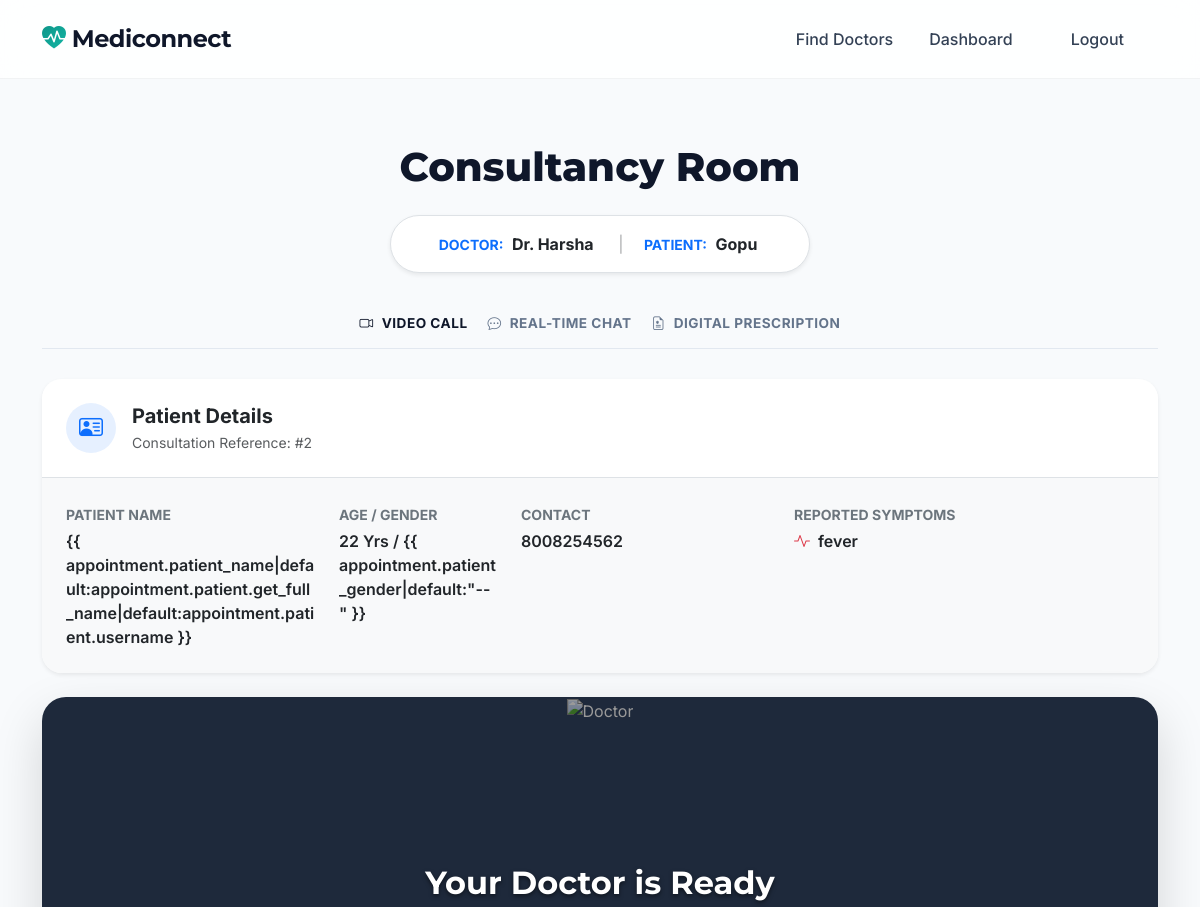
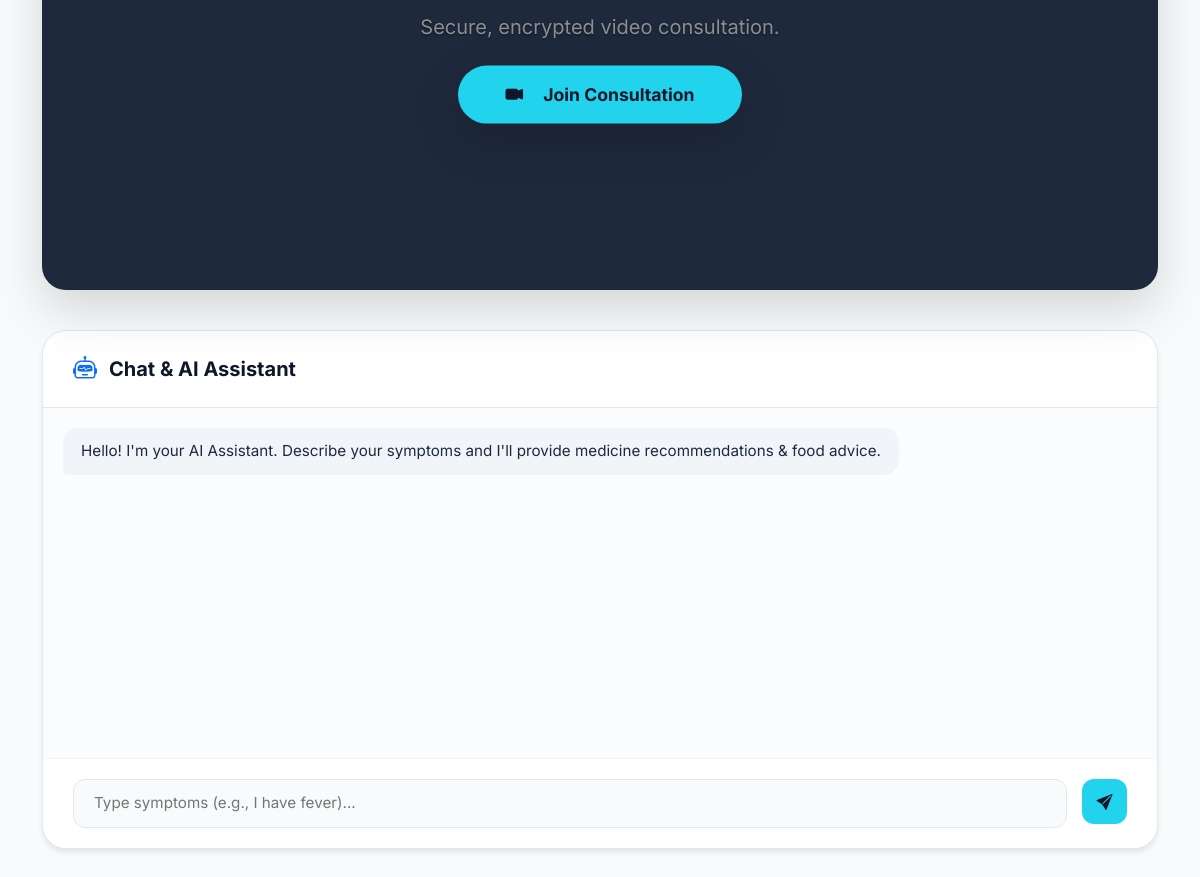
/consultation/room/2/ (signed in), run on the app's committed database (2 pictures, top to bottom).
### appointments/models.py (models this page shows, shortened)
class Appointment(models.Model):
    STATUS_CHOICES = [
        ('pending', 'Pending Approval'),
        ('scheduled', 'Scheduled'),
        ('in_progress', 'In Progress'),
        ('completed', 'Completed'),
        ('cancelled', 'Cancelled'),
    ]
    patient = models.ForeignKey(settings.AUTH_USER_MODEL, on_delete=models.CASCADE, related_name='patient_appointments')
    doctor = models.ForeignKey(DoctorProfile, on_delete=models.CASCADE, related_name='doctor_appointments')
    speciality = models.ForeignKey(Speciality, on_delete=models.CASCADE)
    patient_name = models.CharField(max_length=200, blank=True, null=True)
    patient_age = models.PositiveIntegerField(blank=True, null=True)
    patient_gender = models.CharField(max_length=10, choices=[('Male', 'Male'), ('Female', 'Female'), ('Other', 'Other')], blank=True, null=True)
    patient_phone = models.CharField(max_length=20, blank=True, null=True)
    symptoms = models.TextField(blank=True, null=True)
    date = models.DateField()
    time_slot = models.TimeField()
    status = models.CharField(max_length=20, choices=STATUS_CHOICES, default='pending')
    google_meet_link = models.URLField(blank=True, null=True)
    created_at = models.DateTimeField(auto_now_add=True)
    class Meta:
        unique_together = ('doctor', 'date', 'time_slot')

class DoctorProfile(models.Model):
    user = models.OneToOneField(settings.AUTH_USER_MODEL, on_delete=models.CASCADE, related_name='doctor_profile')
    speciality = models.ForeignKey(Speciality, on_delete=models.SET_NULL, null=True)
    bio = models.TextField()
    experience = models.PositiveIntegerField(default=0)
    consultation_fee = models.DecimalField(max_digits=10, decimal_places=2, default=499.00)
    hospital_name = models.CharField(max_length=200, blank=True, null=True)
    rating = models.DecimalField(max_digits=3, decimal_places=1, default=4.5)
    patient_stories_count = models.PositiveIntegerField(default=0)
    image_url = models.URLField(blank=True, null=True)
    profile_picture = models.ImageField(upload_to='doctors/', default='default_doctor.png')

### accounts/models.py (models this page shows, shortened)
class CustomUser(AbstractUser):
    is_doctor = models.BooleanField(default=False)
    is_patient = models.BooleanField(default=False)

### appointments/views.py (the view)
# urls.py: path('consultation/room/<int:appointment_id>/', views.consultation_room, name='consultation_room'),
@login_required
def consultation_room(request, appointment_id):
    appointment = Appointment.objects.get(id=appointment_id)
    if request.user != appointment.patient and (not hasattr(request.user, 'doctor_profile') or request.user.doctor_profile != appointment.doctor):
        return redirect('dashboard')
    return render(request, 'appointments/consultation_room.html', {'appointment': appointment})

### templates/appointments/consultation_room.html (shortened to what this page needs)
{% extends 'base.html' %}
{% block content %}
<div class="container">
    <div class="room-container">
        <div class="room-header">
            <h1>Consultancy Room</h1>
            <div class="d-inline-block bg-white shadow-sm rounded-pill px-5 py-3 mt-3 border">
                <span class="fw-bold text-primary text-uppercase small ls-1">Doctor:</span>
                <span class="fw-bold text-dark mx-1">Dr. {{ appointment.doctor.user.first_name }}</span>
                <span class="mx-3 text-muted opacity-50">|</span>
                <span class="fw-bold text-primary text-uppercase small ls-1">Patient:</span>
                <span class="fw-bold text-dark mx-1">{{ appointment.patient.first_name }}</span>
            </div>
        </div>
        <div class="nav-room">
            <a href="#" class="active"><i class="bi bi-camera-video"></i> Video Call</a>
            <a href="#"><i class="bi bi-chat-dots"></i> Real-Time Chat</a>
            <a href="#"><i class="bi bi-file-earmark-medical"></i> Digital Prescription</a>
        </div>
        {% if user.is_doctor %}
        <div class="card border-0 shadow-sm mb-4" style="border-radius: 20px; overflow: hidden;">
            <div class="card-header bg-white p-4 border-bottom">
                <div class="d-flex align-items-center gap-3">
                    <div class="bg-primary bg-opacity-10 text-primary rounded-circle p-3 d-flex align-items-center justify-content-center"
                        style="width: 50px; height: 50px;">
                        <i class="bi bi-person-vcard fs-4"></i>
                    </div>
                    <div>
                        <h5 class="mb-1 fw-bold text-dark">Patient Details</h5>
                        <p class="mb-0 text-muted small">Consultation Reference: #{{ appointment.id }}</p>
                    </div>
                </div>
            </div>
            <div class="card-body p-4 bg-light">
                <div class="row g-4">
                    <div class="col-md-3">
                        <label class="text-uppercase text-secondary fw-bold small mb-1">Patient Name</label>
                        <p class="fw-semibold text-dark mb-0">{{
                            appointment.patient_name|default:appointment.patient.get_full_name|default:appointment.patient.username
                            }}</p>
                    </div>
                    <div class="col-md-2">
                        <label class="text-uppercase text-secondary fw-bold small mb-1">Age / Gender</label>
                        <p class="fw-semibold text-dark mb-0">
                            {{ appointment.patient_age|default:"--" }} Yrs / {{ appointment.patient_gender|default:"--"
                            }}
                        </p>
                    </div>
                    <div class="col-md-3">
                        <label class="text-uppercase text-secondary fw-bold small mb-1">Contact</label>
                        <p class="fw-semibold text-dark mb-0">{{ appointment.patient_phone|default:"--" }}</p>
                    </div>
                    <div class="col-md-4">
                        <label class="text-uppercase text-secondary fw-bold small mb-1">Reported Symptoms</label>
                        <p class="fw-semibold text-dark mb-0 text-break">
                            {% if appointment.symptoms %}
                            <i class="bi bi-activity text-danger me-1"></i> {{ appointment.symptoms }}
                            {% else %}
                            <span class="text-muted fst-italic">No symptoms provided</span>
                            {% endif %}
                        </p>
                    </div>
                </div>
            </div>
        </div>
        {% endif %}
        <div class="video-card p-0 overflow-hidden position-relative" id="video-welcome-card" style="height: 500px;">
            <img src="https://img.freepik.com/free-photo/portrait-successful-mid-adult-doctor-with-crossed-arms_1262-12865.jpg"
                alt="Doctor" class="w-100 h-100 object-fit-cover" style="filter: brightness(0.6);">
            <div class="position-absolute top-50 start-50 translate-middle text-center w-100 px-4">
                <h2 class="fw-bold text-white mb-3" style="text-shadow: 0 2px 4px rgba(0,0,0,0.5);">Your Doctor is Ready
                </h2>
                <p class="text-white-50 mb-4 fs-5" style="text-shadow: 0 1px 2px rgba(0,0,0,0.5);">Secure, encrypted
                    video consultation.</p>
                <button class="btn btn-join btn-lg px-5 py-3 rounded-pill shadow-lg" id="joinCallBtn">
                    <i class="bi bi-camera-video-fill me-2"></i> Join Consultation
                </button>
            </div>
        </div>
        <div class="chat-card">
            <div class="chat-header">
                <i class="bi bi-robot text-primary fs-4"></i>
                <h5>Chat & AI Assistant</h5>
            </div>
            <div class="chat-body" id="chat-messages">
                <div class="chat-message bot-message">
                    Hello! I'm your AI Assistant. Describe your symptoms and I'll provide medicine recommendations &
                    food advice.
                </div>
            </div>
            <div class="chat-input-area">
                <div class="chat-input-wrapper">
                    <input type="text" id="chat-input" class="chat-input"
                        placeholder="Type symptoms (e.g., I have fever)...">
                </div>
                <button class="btn btn-send" id="send-btn">
                    <i class="bi bi-send-fill"></i>
                </button>
            </div>
        </div>
    </div>
</div>
{% endblock %}

### templates/base.html (style rules this page uses)
:root { --navy-deep: #0f172a; --navy-light: #1e293b; --slate-gray: #334155; --teal-accent: #0d9488; --teal-soft: #f0fdfa; --primary-gradient: linear-gradient(135deg, #0f172a 0%, #1e293b 100%); --accent-gradient: linear-gradient(135deg, #0d9488 0%, #14b8a6 100%); --soft-bg: #f8fafc; }
body { font-family: 'Inter', sans-serif; background-color: var(--soft-bg); color: var(--navy-deep); overflow-x: hidden; }
h1, h2, h3, .navbar-brand { font-family: 'Montserrat', sans-serif; }
.card { background: white; border: 1px solid rgba(15, 23, 42, 0.05); border-radius: 20px; transition: all 0.4s cubic-bezier(0.4, 0, 0.2, 1); }

### templates/appointments/consultation_room.html (style rules this page uses)
:root { --room-bg: #f8fafc; --card-dark: #1e293b; --cyan-accent: #22d3ee; }
.room-container { max-width: 1200px; margin: 40px auto; }
.room-header { text-align: center; margin-bottom: 40px; }
.room-header h1 { font-weight: 800; color: #0f172a; font-size: 2.5rem; }
.nav-room { display: flex; justify-content: center; gap: 20px; margin-bottom: 30px; border-bottom: 1px solid #e2e8f0; padding-bottom: 15px; }
.nav-room a { text-decoration: none; color: #64748b; font-weight: 700; font-size: 0.85rem; display: flex; align-items: center; gap: 8px; text-transform: uppercase; letter-spacing: 0.5px; transition: all 0.3s ease; }
.nav-room a.active { color: #0f172a; }
.video-card { background: var(--card-dark); border-radius: 24px; padding: 60px 40px; text-align: center; color: white; box-shadow: 0 20px 50px rgba(0, 0, 0, 0.15); margin-bottom: 40px; position: relative; overflow: hidden; }
.video-card h2 { font-weight: 700; margin-bottom: 15px; }
.video-card p { color: #94a3b8; max-width: 400px; margin: 0 auto 40px; font-size: 1.1rem; }
.btn-join { background: var(--cyan-accent); color: #0f172a; border: none; padding: 16px 40px; border-radius: 50px; font-weight: 700; font-size: 1.1rem; display: inline-flex; align-items: center; gap: 12px; box-shadow: 0 10px 20px rgba(34, 211, 238, 0.3); transition: all 0.3s ease; }
.chat-card { background: white; border-radius: 24px; border: 1px solid #e2e8f0; overflow: hidden; box-shadow: 0 4px 6px -1px rgba(0, 0, 0, 0.1); }
.chat-header { padding: 20px 30px; border-bottom: 1px solid #e2e8f0; display: flex; align-items: center; gap: 12px; }
.chat-header h5 { margin: 0; font-weight: 700; color: #0f172a; }
.chat-body { height: 350px; padding: 20px; background: #fbfcfe; overflow-y: auto; display: flex; flex-direction: column; gap: 15px; }
.chat-message { padding: 12px 18px; border-radius: 15px; max-width: 80%; font-size: 0.95rem; line-height: 1.5; }
.bot-message { background: #f1f5f9; color: #1e293b; align-self: flex-start; border-bottom-left-radius: 4px; }
.chat-input-area { padding: 20px 30px; background: white; display: flex; gap: 15px; border-top: 1px solid #f1f5f9; }
.chat-input-wrapper { flex-grow: 1; position: relative; }
.chat-input { width: 100%; padding: 12px 20px; border: 1px solid #e2e8f0; border-radius: 12px; background: #f8fafc; outline: none; font-size: 0.95rem; }
.btn-send { background: var(--cyan-accent); border: none; width: 45px; height: 45px; border-radius: 12px; display: flex; align-items: center; justify-content: center; color: #0f172a; }

### data on the page
Appointment: doctor.user.first_name "Harsha", patient.first_name "Gopu", id "2", patient_age "22", patient_phone "8008254562", symptoms "fever"
